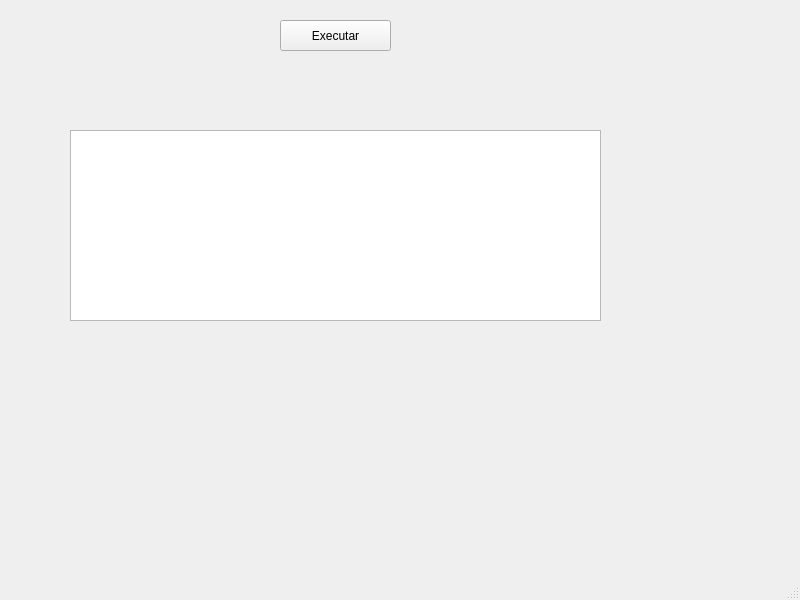
<?xml version="1.0" encoding="UTF-8"?>
<ui version="4.0">
 <class>MainWindow</class>
 <widget class="QMainWindow" name="MainWindow">
  <property name="geometry">
   <rect>
    <x>0</x>
    <y>0</y>
    <width>800</width>
    <height>600</height>
   </rect>
  </property>
  <property name="windowTitle">
   <string>MainWindow</string>
  </property>
  <widget class="QWidget" name="centralwidget">
   <widget class="QTextEdit" name="saida">
    <property name="geometry">
     <rect>
      <x>70</x>
      <y>130</y>
      <width>531</width>
      <height>191</height>
     </rect>
    </property>
   </widget>
   <widget class="QPushButton" name="executar">
    <property name="geometry">
     <rect>
      <x>280</x>
      <y>20</y>
      <width>111</width>
      <height>31</height>
     </rect>
    </property>
    <property name="text">
     <string>Executar</string>
    </property>
   </widget>
  </widget>
  <widget class="QMenuBar" name="menubar">
   <property name="geometry">
    <rect>
     <x>0</x>
     <y>0</y>
     <width>800</width>
     <height>20</height>
    </rect>
   </property>
  </widget>
  <widget class="QStatusBar" name="statusbar"/>
 </widget>
 <resources/>
 <connections/>
</ui>
